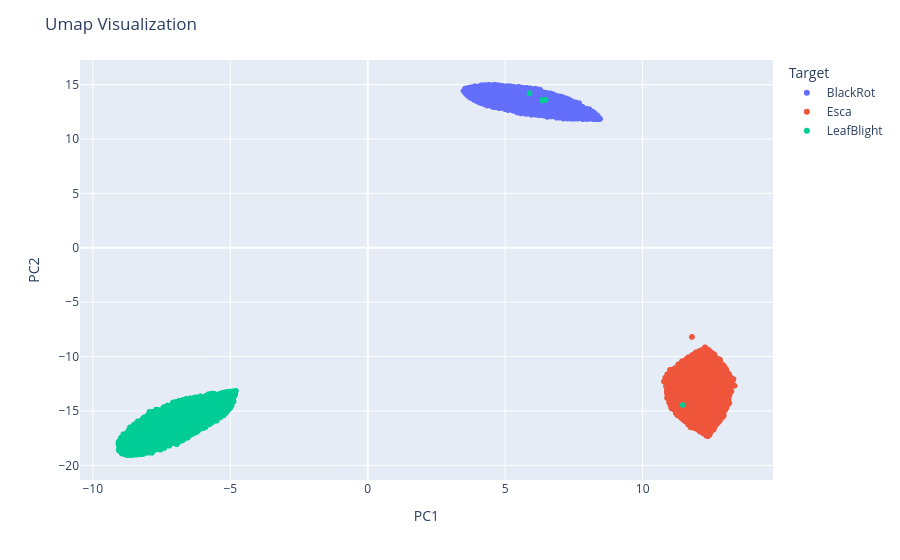

The notebook cell this image was saved under:
### Code cell
import plotly.express as px
import pandas as pd

label_decoded_list = [classes[l] for l in label_list] 

# Create a Pandas DataFrame for Plotly
umap_df = pd.DataFrame(data=data_umap, columns=['x', 'y'])
umap_df['Target'] = pd.Series(label_decoded_list)  # Add your target variable (e.g., class labels)
umap_df['Path'] = path_list

umap_df.to_csv("umap300.csv")

# Create a scatter plot with Plotly
fig = px.scatter(umap_df, x='x', y='y', color='Target')
fig.update_layout(title='Umap Visualization',
                 xaxis_title='PC1',
                 yaxis_title='PC2')

### Figure 1 — Plotly figure (JSON) as saved in the notebook; plotly's stock layout.template omitted (floating-point values rounded to 4 significant figures; data arrays with more than 128 entries replaced by an {"elided": "..."} marker saying what was removed)
{"data": [{"hovertemplate": "Target=BlackRot<br>x=%{x}<br>y=%{y}<extra></extra>", "legendgroup": "BlackRot", "marker": {"color": "#636efa", "symbol": "circle"}, "mode": "markers", "name": "BlackRot", "showlegend": true, "type": "scattergl", "x": {"elided": "21603 float values"}, "xaxis": "x", "y": {"elided": "21603 float values"}, "yaxis": "y"}, {"hovertemplate": "Target=Esca<br>x=%{x}<br>y=%{y}<extra></extra>", "legendgroup": "Esca", "marker": {"color": "#EF553B", "symbol": "circle"}, "mode": "markers", "name": "Esca", "showlegend": true, "type": "scattergl", "x": {"elided": "29589 float values"}, "xaxis": "x", "y": {"elided": "29589 float values"}, "yaxis": "y"}, {"hovertemplate": "Target=LeafBlight<br>x=%{x}<br>y=%{y}<extra></extra>", "legendgroup": "LeafBlight", "marker": {"color": "#00cc96", "symbol": "circle"}, "mode": "markers", "name": "LeafBlight", "showlegend": true, "type": "scattergl", "x": {"elided": "33524 float values"}, "xaxis": "x", "y": {"elided": "33524 float values"}, "yaxis": "y"}], "layout": {"legend": {"title": {"text": "Target"}, "tracegroupgap": 0}, "margin": {"t": 60}, "title": {"text": "Umap Visualization"}, "xaxis": {"anchor": "y", "domain": [0, 1], "title": {"text": "PC1"}}, "yaxis": {"anchor": "x", "domain": [0, 1], "title": {"text": "PC2"}}}}
